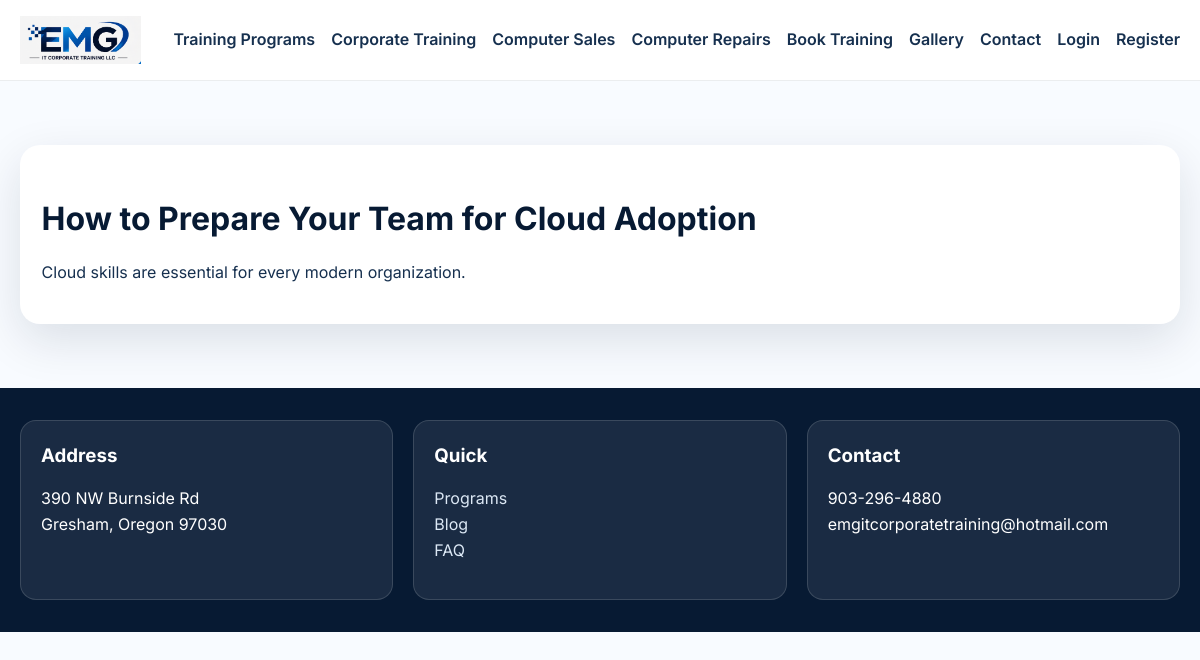
Screenshot of /blog/cloud-adoption with the database file from the repository.
### models.py (models this page shows)
class BlogPost(db.Model):
    id = db.Column(db.Integer, primary_key=True)
    title = db.Column(db.String(200), nullable=False)
    slug = db.Column(db.String(200), unique=True, nullable=False)
    content = db.Column(db.Text, nullable=False)
    published = db.Column(db.Boolean, default=True)
    created_at = db.Column(db.DateTime, server_default=db.func.now())

### routes.py (the view)
    @app.route('/blog/<slug>')
    def blog_post(slug):
        post = BlogPost.query.filter_by(slug=slug, published=True).first_or_404()
        return render_template('blog_post.html', post=post)

### templates/blog_post.html (shortened to what this page needs)
{% extends 'base.html' %}
{% block content %}
<section class="section">
  <div class="container">
    <div class="card">
      <h1 class="section-title">{{ post.title }}</h1>
      <p>{{ post.content }}</p>
    </div>
  </div>
</section>
{% endblock %}

### static/css/styles.css (style rules this page uses)
:root { --navy: #071a33; --blue: #1f5eff; --sky: #5bb8ff; --white: #f8fbff; --gray: #f2f6fb; --text: #16304f; --muted: #61748d; --shadow: 0 16px 48px rgba(7, 26, 51, 0.12); }
* { box-sizing: border-box; }
body { margin: 0; font-family: 'Inter', sans-serif; background: var(--white); color: var(--text); line-height: 1.6; }
.container { width: min(1160px, calc(100% - 2rem)); margin: 0 auto; }
.section { padding: 4rem 0; }
.section-title { font-size: 2rem; margin-bottom: .5rem; color: var(--navy); }
.card { background: white; border-radius: 1.25rem; padding: 1.35rem; box-shadow: var(--shadow); }

### rows the page displays
BlogPost: title "How to Prepare Your Team for Cloud Adoption", content "Cloud skills are essential for every modern organization."
